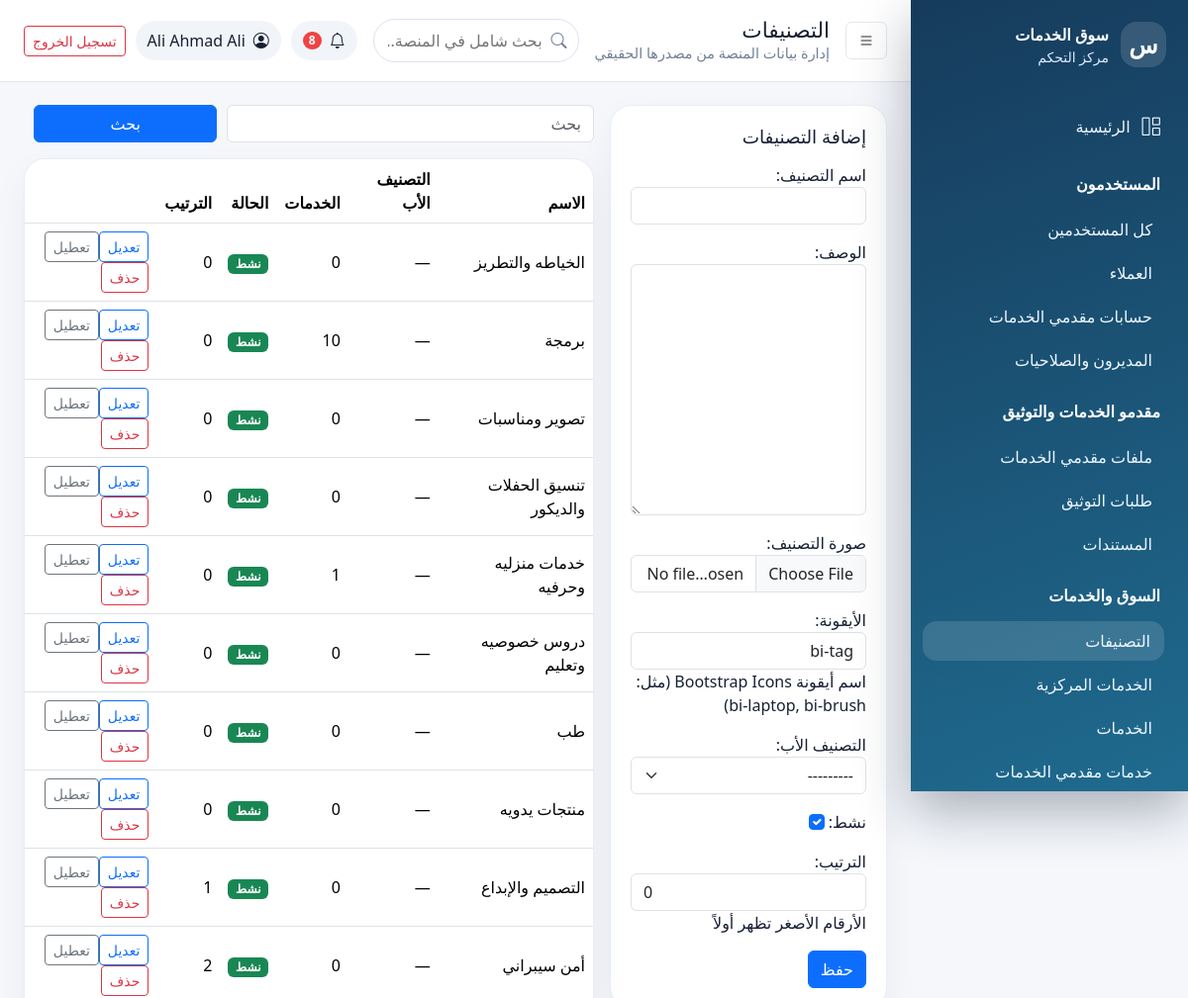
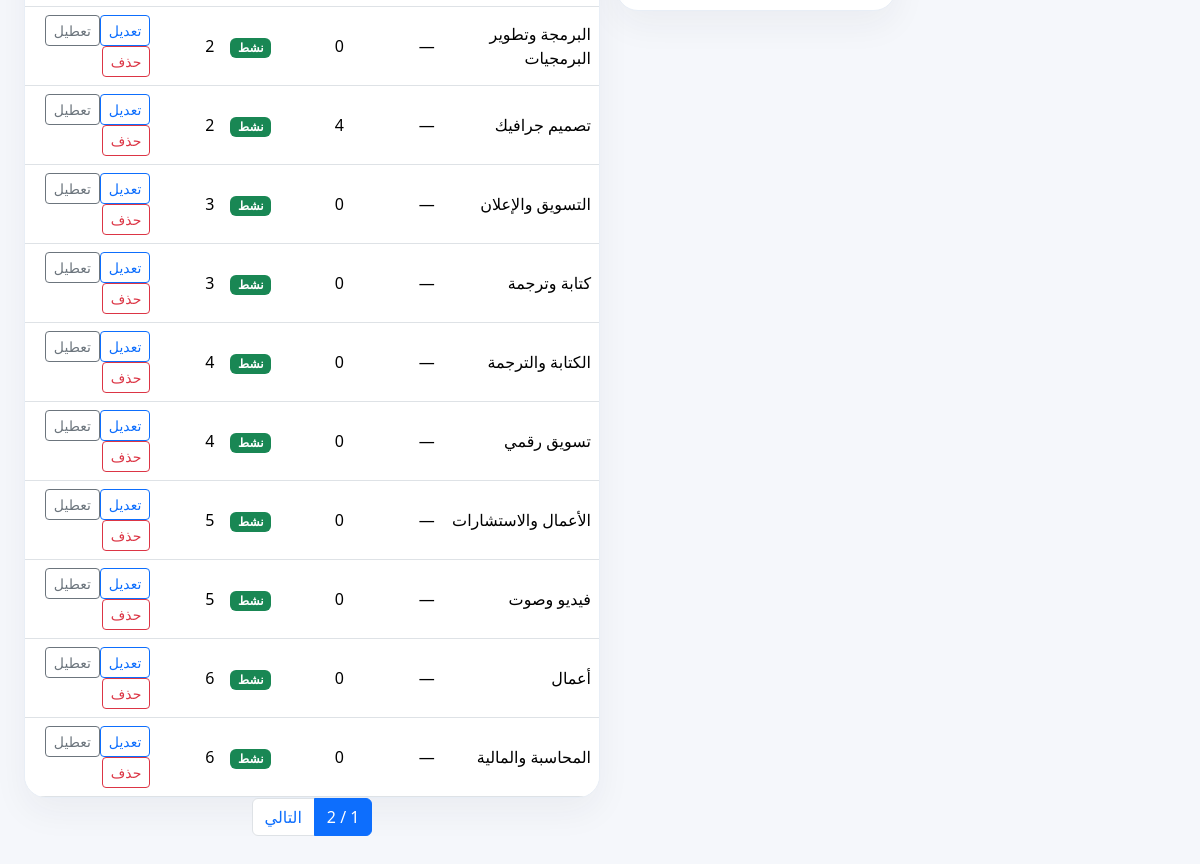
/dashboard/catalog/categories/ (signed in), run on the app's committed database (2 pictures, top to bottom).
### apps/accounts/models.py (models this page shows, shortened)
class User(AbstractUser):
    ROLE_CHOICES = (
        ('customer', 'عميل'),
        ('provider', 'مقدم خدمة'),
        ('admin', 'مدير'),
        ('super_admin', 'مدير عام'),
    )
    email = models.EmailField('البريد الإلكتروني', unique=True)
    role = models.CharField('الدور', max_length=20, choices=ROLE_CHOICES, default='customer')
    phone = models.CharField('رقم الجوال', max_length=20, blank=True)
    city = models.CharField('المدينة', max_length=100, blank=True)
    location_city = models.ForeignKey('core.City', on_delete=models.SET_NULL, null=True, blank=True, related_name='users', verbose_name='المدينة المختارة')
    location_district = models.ForeignKey('core.District', on_delete=models.SET_NULL, null=True, blank=True, related_name='users', verbose_name='المديرية المختارة')
    is_verified = models.BooleanField('حساب موثق', default=False)
    is_active = models.BooleanField('حساب نشط', default=True)
    created_at = models.DateTimeField('تاريخ الإنشاء', auto_now_add=True)
    updated_at = models.DateTimeField('تاريخ التحديث', auto_now=True)
    USERNAME_FIELD = 'username'
    REQUIRED_FIELDS = ['email']
    class Meta:
        verbose_name = 'مستخدم'
        verbose_name_plural = 'المستخدمون'
        ordering = ['-created_at']

### apps/marketplace/models.py (models this page shows, shortened)
class Category(models.Model):
    name = models.CharField(
        max_length=100,
        unique=True,
        verbose_name='اسم التصنيف'
    )
    slug = models.SlugField(max_length=120, unique=True, null=True, blank=True, verbose_name='الرابط المختصر')
    image = models.ImageField(upload_to='categories/', null=True, blank=True, verbose_name='صورة التصنيف')
    description = models.TextField(
        blank=True,
        verbose_name='الوصف'
    )
    icon = models.CharField(
        max_length=50,
        default='bi-tag',
        verbose_name='الأيقونة',
        help_text='اسم أيقونة Bootstrap Icons (مثل: bi-laptop, bi-brush)'
    )
    parent = models.ForeignKey(
        'self',
        on_delete=models.CASCADE,
        null=True,
        blank=True,
        related_name='subcategories',
        verbose_name='التصنيف الأب'
    )
    is_active = models.BooleanField(
        default=True,
        verbose_name='نشط'
    )
    order = models.IntegerField(
        default=0,
        verbose_name='الترتيب',
        help_text='الأرقام الأصغر تظهر أولاً'
    )
    created_at = models.DateTimeField(
        auto_now_add=True,
        verbose_name='تاريخ الإنشاء'
    )
    updated_at = models.DateTimeField(
        auto_now=True,
        verbose_name='تاريخ التعديل'
    )
    class Meta:
        verbose_name = 'تصنيف'
        verbose_name_plural = 'التصنيفات'
        ordering = ['order', 'name']
        indexes = [models.Index(fields=['is_active','order']), models.Index(fields=['slug'])]
    def __str__(self):
        return self.name

### apps/dashboard/views.py (the view)
# urls.py: path('catalog/categories/', views.categories_list, name='categories'), path('catalog/managed-services/', views.managed_services, name='managed_services'), path('catalog/specializations/', views.specia
@dashboard_required
def categories_list(request): return manage_model_page(request,'categories','التصنيفات',Category,CategoryForm)

### apps/dashboard/forms.py
class CategoryForm(DashboardModelForm):
    class Meta: model = Category; fields = ['name','description','image','icon','parent','is_active','order']

### apps/core/context_processors.py (called while the page is built)
def maps_settings(request):
    return {'MAPS_API_KEY': settings.MAPS_API_KEY}

### apps/dashboard/permissions.py (called while the page is built)
def can_access_dashboard(user):
    return bool(user.is_authenticated and user.is_active and (user.is_staff or user.is_superuser or getattr(user, 'role', '') in {'admin', 'super_admin'}))

def dashboard_required(view_func):
    @wraps(view_func)
    def _wrapped(request, *args, **kwargs):
        if not request.user.is_authenticated:
            return redirect('dashboard:login')
        if not can_access_dashboard(request.user):
            raise PermissionDenied('ليست لديك صلاحية الدخول إلى لوحة التحكم.')
        return view_func(request, *args, **kwargs)
    return _wrapped

### apps/dashboard/views.py (called while the page is built)
def _paginate(request, qs, per_page=PER_PAGE): return Paginator(qs, per_page).get_page(request.GET.get('page'))

def _common(request, title):
    unread = request.user.notifications.filter(is_read=False).count() if hasattr(request.user, 'notifications') else 0
    return {'page_title': title, 'unread_notifications': unread}

### apps/dashboard/templates/dashboard/settings/model_list.html
{% extends 'dashboard/base.html' %}{% block content %}<div class="row g-3"><div class="col-lg-4"><div class="panel"><h2>{% if edit_obj %}تعديل{% else %}إضافة{% endif %} {{ object_name }}</h2><form method="post" enctype="multipart/form-data" data-confirm="حفظ البيانات؟">{% csrf_token %}{% if edit_obj %}<input type="hidden" name="pk" value="{{ edit_obj.pk }}">{% endif %}{{ form.as_p }}<button class="btn btn-primary">حفظ</button></form></div></div><div class="col-lg-8"><form class="filters"><input name="q" class="form-control" value="{{ request.GET.q }}" placeholder="بحث"><button class="btn btn-primary">بحث</button></form><div class="table-card"><table class="table"><thead><tr><th>الاسم</th>{% if is_category %}<th>التصنيف الأب</th><th>الخدمات</th>{% endif %}<th>الحالة</th><th>الترتيب</th><th></th></tr></thead><tbody>{% for obj in page_obj %}<tr><td>{{ obj.name }}</td>{% if is_category %}<td>{{ obj.parent.name|default:'—' }}</td><td>{{ obj.services_count }}</td>{% endif %}<td>{% if obj.is_active %}<span class="badge text-bg-success">نشط</span>{% else %}<span class="badge text-bg-secondary">معطل</span>{% endif %}</td><td>{% if order_field == 'display_order' %}{{ obj.display_order }}{% else %}{{ obj.order }}{% endif %}</td><td><a class="btn btn-sm btn-outline-primary" href="?edit={{ obj.pk }}">تعديل</a><form class="d-inline" method="post" action="{% url 'dashboard:catalog_action' slug=request.resolver_match.url_name pk=obj.pk action_name='toggle' %}">{% csrf_token %}<button class="btn btn-sm btn-outline-secondary">{% if obj.is_active %}تعطيل{% else %}تفعيل{% endif %}</button></form><form class="d-inline" method="post" action="{% url 'dashboard:catalog_action' slug=request.resolver_match.url_name pk=obj.pk action_name='delete' %}" data-confirm="حذف العنصر؟">{% csrf_token %}<button class="btn btn-sm btn-outline-danger">حذف</button></form></td></tr>{% empty %}<tr><td colspan="6">{% include 'dashboard/partials/empty.html' %}</td></tr>{% endfor %}</tbody></table></div>{% include 'dashboard/partials/pagination.html' %}</div></div>{% endblock %}

### apps/dashboard/templates/dashboard/partials/header.html
<header class="dash-header"><button class="btn icon-btn" data-sidebar-toggle><i class="bi bi-list"></i></button><div><h1>{{ page_title }}</h1><p>إدارة بيانات المنصة من مصدرها الحقيقي</p></div><form class="global-search" action="{% url 'dashboard:global_search' %}" method="get"><label class="visually-hidden" for="dashboard-search">بحث شامل في المنصة</label><i class="bi bi-search"></i><input id="dashboard-search" name="q" value="{{ request.GET.q }}" minlength="2" placeholder="بحث شامل في المنصة..." autocomplete="off"></form><div class="header-actions"><span class="notif"><i class="bi bi-bell"></i>{% if unread_notifications %}<b>{{ unread_notifications }}</b>{% endif %}</span><div class="user-pill"><i class="bi bi-person-circle"></i><span>{{ request.user.get_full_name|default:request.user.username }}</span></div><a class="btn btn-outline-danger btn-sm" href="{% url 'accounts:logout' %}">تسجيل الخروج</a></div></header>

### apps/dashboard/static/dashboard/css/dashboard.css (style rules this page uses)
:root { --side:#163b5c;--side2:#1f6b8f;--bg:#f5f7fb;--card:#fff;--text:#172033;--muted:#718096;--primary:#2563eb }
body { font-family:Tajawal,system-ui,-apple-system,"Segoe UI",sans-serif;background:var(--bg);color:var(--text) }
.dash-header { height:82px;background:#fff;display:flex;align-items:center;gap:16px;padding:0 24px;box-shadow:0 1px 0 #e5e7eb;position:sticky;top:0;z-index:1000 }
.dash-header h1 { font-size:1.35rem;margin:0 }
.dash-header p { margin:0;color:var(--muted);font-size:.9rem }
.header-actions { margin-inline-start:auto;display:flex;align-items:center;gap:10px }
.icon-btn { border:1px solid #e5e7eb;background:#fff }
.user-pill,.notif { display:flex;align-items:center;gap:8px;background:#f1f5f9;border-radius:999px;padding:8px 12px }
.notif { position:relative }
.notif b { background:#ef4444;color:#fff;border-radius:99px;padding:0 6px;font-size:.75rem }
.stat-card,.panel,.table-card { background:var(--card);border:1px solid #e8eef6;border-radius:22px;box-shadow:0 14px 35px #1e293b0d }
.panel { padding:20px;margin-bottom:18px }
.panel h2 { font-size:1.15rem;margin-bottom:16px }
.table-card { overflow:auto }
.table { margin:0;vertical-align:middle }
.filters { display:grid;grid-template-columns:2fr 1fr auto;gap:10px;margin-bottom:16px }
.global-search { position:relative;flex:1;max-width:420px;margin-inline-start:auto }
.global-search i { position:absolute;inset-inline-start:12px;top:50%;transform:translateY(-50%);color:var(--muted) }
.global-search input { width:100%;border:1px solid #dbe3ef;border-radius:999px;padding:9px 36px 9px 14px;outline:none }

### data on the page
User: user.get_full_name "Ali Ahmad Ali"
Category: name "الخياطه والتطريز", parent.name "—", services_count "0", is_active "نشط", order "0"
Category: icon "bi-tag", parent "---------", is_active "☑", order "0", name "البرمجة وتطوير البرمجيات", parent.name "—", services_count "0", shows "نشط", order "2", shows "تعطيل"
Category: name "برمجة", parent.name "—", services_count "10", is_active "نشط", order "0"
Category: name "تصوير ومناسبات", parent.name "—", services_count "0", is_active "نشط", order "0"
Category: name "تنسيق الحفلات والديكور", parent.name "—", services_count "0", is_active "نشط", order "0"
Category: name "خدمات منزليه وحرفيه", parent.name "—", services_count "1", is_active "نشط", order "0"
Category: name "دروس خصوصيه وتعليم", parent.name "—", services_count "0", is_active "نشط", order "0"
Category: name "طب", parent.name "—", services_count "0", is_active "نشط", order "0"
Category: name "منتجات يدويه", parent.name "—", services_count "0", is_active "نشط", order "0"
Category: name "التصميم والإبداع", parent.name "—", services_count "0", is_active "نشط", order "1"
Category: name "أمن سيبراني", parent.name "—", services_count "0", is_active "نشط", order "2"
Category: name "تصميم جرافيك", parent.name "—", services_count "4", is_active "نشط", order "2"
Category: name "التسويق والإعلان", parent.name "—", services_count "0", is_active "نشط", order "3"
Category: name "كتابة وترجمة", parent.name "—", services_count "0", is_active "نشط", order "3"
Category: name "الكتابة والترجمة", parent.name "—", services_count "0", is_active "نشط", order "4"
Category: name "تسويق رقمي", parent.name "—", services_count "0", is_active "نشط", order "4"
Category: name "الأعمال والاستشارات", parent.name "—", services_count "0", is_active "نشط", order "5"
Category: name "فيديو وصوت", parent.name "—", services_count "0", is_active "نشط", order "5"
Category: name "أعمال", parent.name "—", services_count "0", is_active "نشط", order "6"
Category: name "المحاسبة والمالية", parent.name "—", services_count "0", is_active "نشط", order "6"

### other printed values
{{ page_title }} "التصنيفات"
{{ unread_notifications }} "8"
{{ object_name }} "التصنيفات"
{{ page_obj.paginator.num_pages }} "2"
